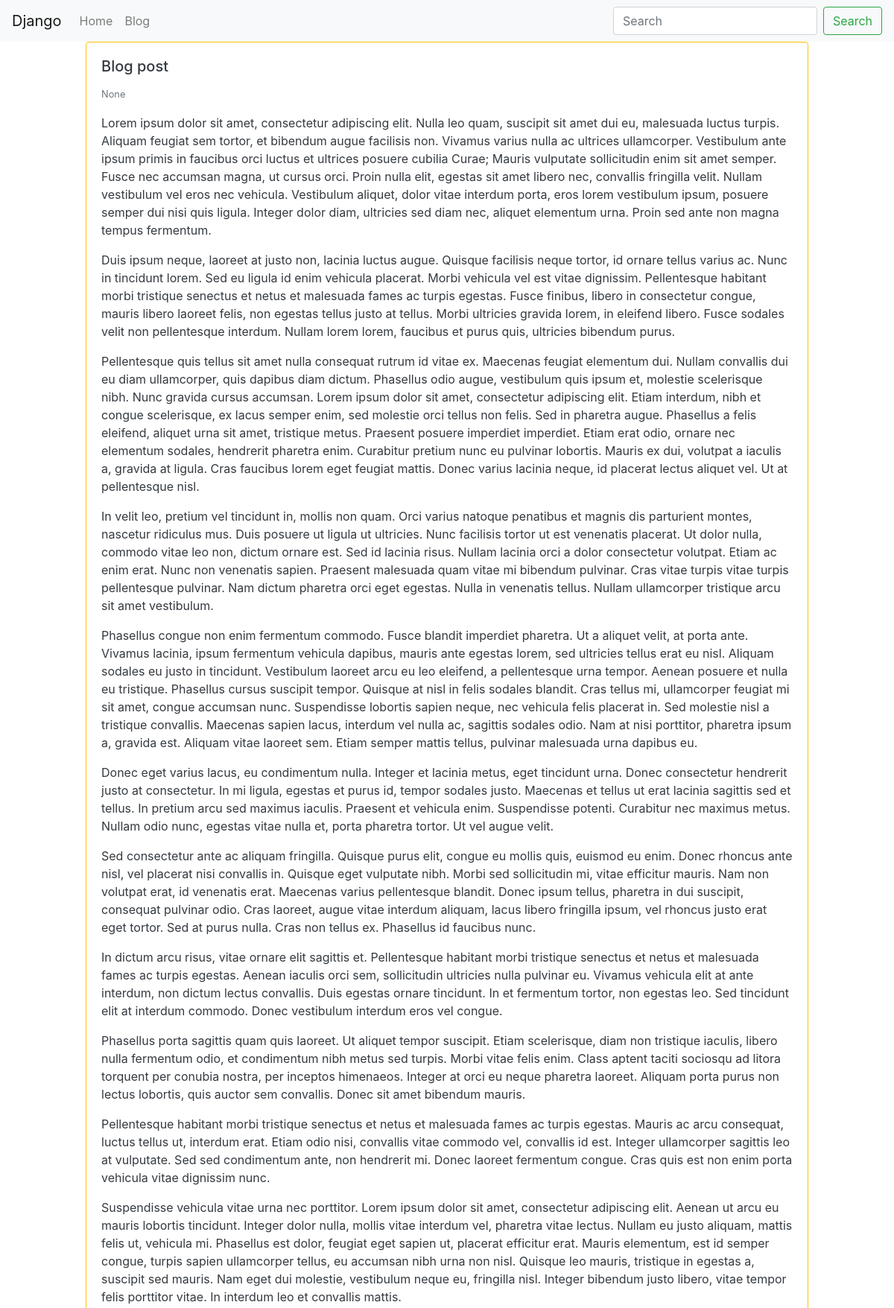
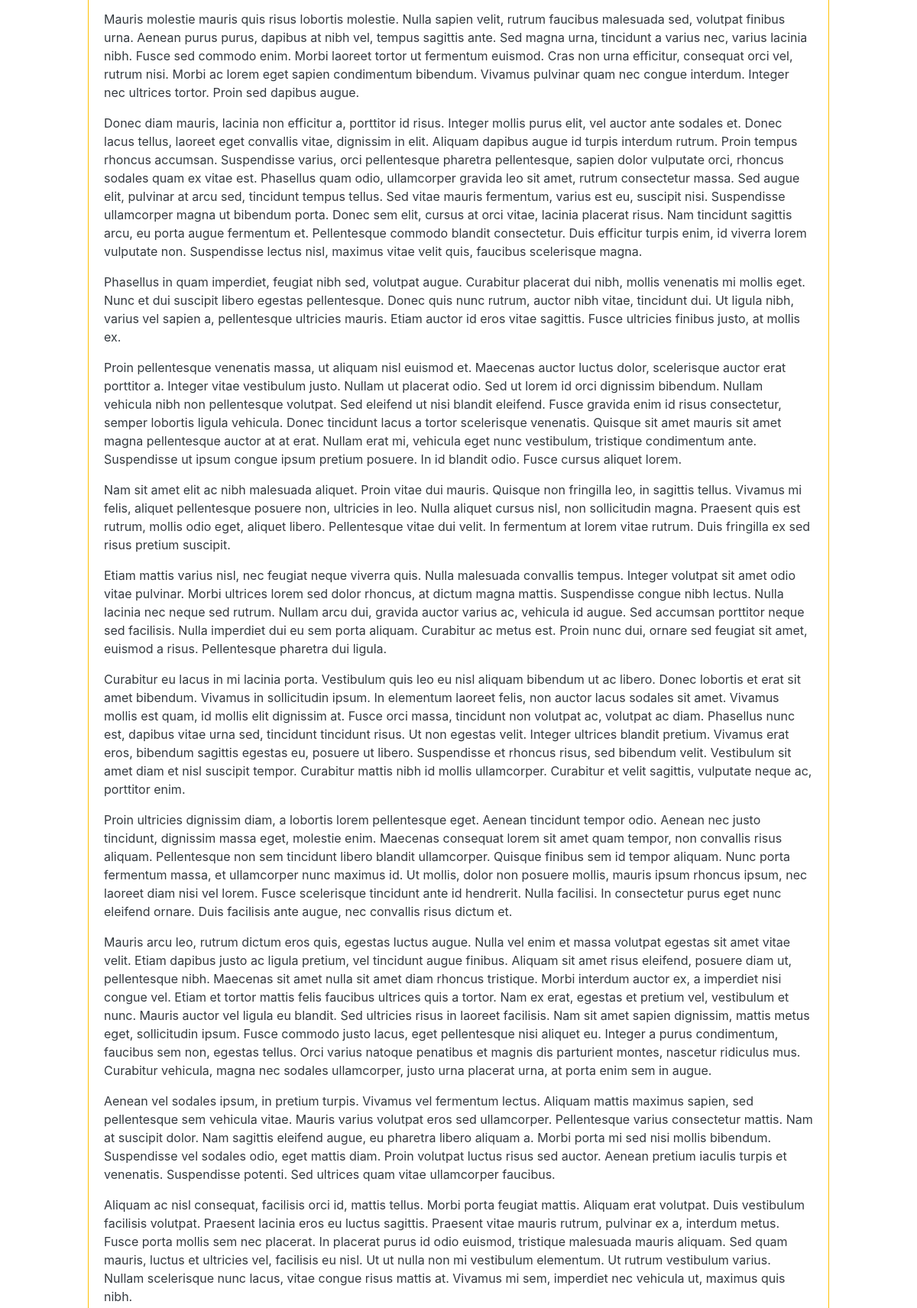
The app's page /blog/hello-world2/ (upper part) with its own data (2 pictures, top to bottom).
### blog/models.py (models this page shows, shortened)
class BlogPost(models.Model):
    user = models.ForeignKey(
        User, default=1, null=True, on_delete=models.SET_NULL
    )
    title = models.CharField(max_length=120)
    slug = models.SlugField(unique=True)
    content = models.TextField(null=True, blank=True)
    publish_date = models.DateTimeField(auto_now=False,auto_now_add=False,null=True,blank=True)
    timestamp = models.DateTimeField(auto_now_add=True)
    updated = models.DateTimeField(auto_now=True)
    objects = BlogPostManager()
    class Meta:
        ordering = ['-publish_date', '-updated', '-timestamp']
    def get_absolute_url(self):
        return f"/blog/{self.slug}"

### blog/views.py (the view)
# urls.py: path("<str:slug>/", blog_post_detail_view),
def blog_post_detail_view(request, slug):
    obj = get_object_or_404(BlogPost, slug=slug)
    template_name = "blog/detail.html"
    context = {"object": obj}
    return render(request, template_name, context)

### blog/models.py (called while the page is built)
    def get_queryset(self):
        return BlogPostQuerySet(self.model,using=self._db)

### blog/templates/blog/detail.html (shortened to what this page needs)
{% extends "base.html" %}
{% block content %}
<div class='row'>
    {% include 'blog/list-inline.html' with blog_post=object detail=True %}
</div>
{% endblock %}

### blog/templates/blog/list-inline.html (shortened to what this page needs)
<div class="col-12 col-md-10 mb-3 mx-auto">
    <div class="card {% if not blog_post.publish_date %}border border-warning text-dark {% endif%}">
        <div class="card-body">
            <h5 class="card-title">{{blog_post.title}}</h5>
            <p class="card-text">
                <small class="text-muted">{{blog_post.publish_date}}</small>
                {% if truncate %}
                {{ blog_post.content|linebreaks|truncatewords:30 }}
                {% else %}
                {{ blog_post.content|linebreaks }}
                {% endif %}
            </p>
        </div>
    </div>
</div>

### records on screen
BlogPost: title "Blog post", publish_date "None", content "Lorem ipsum dolor sit amet, consectetur adipiscing elit. Nulla leo quam, suscipit sit amet dui eu, malesuada luctus turpis. Aliquam feugiat sem tortor, et bibendum augue facilisis non. Vivamus varius nulla ac ultrices ullamcorper. Vestibulum ante ipsum primis in faucibus orci luctus et ultrices posuere cubilia Curae; Mauris vulputate sollicitudin enim sit amet semper. Fusce nec accumsan magna, ut cursus orci. Proin nulla elit, egestas sit amet libero nec, convallis fringilla velit. Nullam vestibulum vel eros nec vehicula. Vestibulum aliquet, dolor vitae interdum porta, eros lorem vestibulum ipsum, posuere semper dui nisi quis ligula. Integer dolor diam, ultricies sed diam nec, aliquet…"
